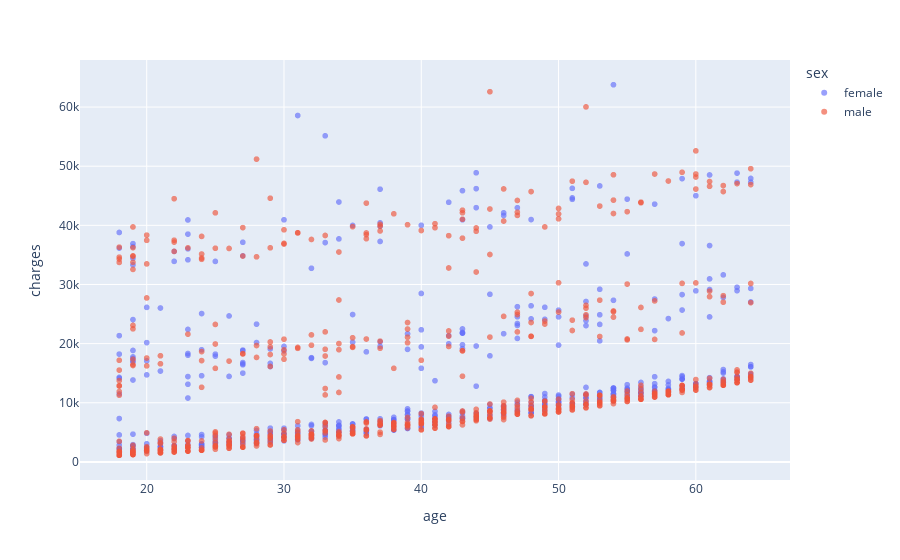

The notebook cell saved with this chart:
### Code cell
#Построим диаграммы рассеяния целевого признака от числовых в разрезе категориалных признаков


for n_feature in num_features:
    for o_feature in obj_features:
        fig = px.scatter(
        data, x=n_feature, y='charges', opacity=0.65, color=o_feature)
        fig.show()

### Figure 1 — Plotly figure (JSON) as saved in the notebook; plotly's stock layout.template omitted (floating-point values rounded to 4 significant figures; data arrays with more than 128 entries replaced by an {"elided": "..."} marker saying what was removed)
{"data": [{"hovertemplate": "sex=female<br>age=%{x}<br>charges=%{y}<extra></extra>", "legendgroup": "female", "marker": {"color": "#636efa", "opacity": 0.65, "symbol": "circle"}, "mode": "markers", "name": "female", "showlegend": true, "type": "scattergl", "x": {"elided": "662 int values"}, "xaxis": "x", "y": {"elided": "662 float values"}, "yaxis": "y"}, {"hovertemplate": "sex=male<br>age=%{x}<br>charges=%{y}<extra></extra>", "legendgroup": "male", "marker": {"color": "#EF553B", "opacity": 0.65, "symbol": "circle"}, "mode": "markers", "name": "male", "showlegend": true, "type": "scattergl", "x": {"elided": "676 int values"}, "xaxis": "x", "y": {"elided": "676 float values"}, "yaxis": "y"}], "layout": {"legend": {"title": {"text": "sex"}, "tracegroupgap": 0}, "margin": {"t": 60}, "xaxis": {"anchor": "y", "domain": [0, 1], "title": {"text": "age"}}, "yaxis": {"anchor": "x", "domain": [0, 1], "title": {"text": "charges"}}}}
